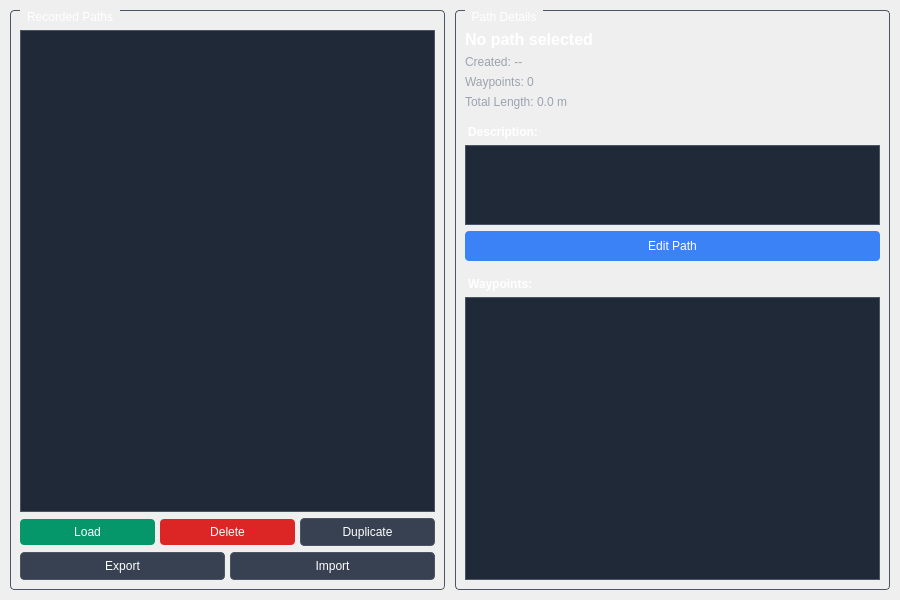
<?xml version="1.0" encoding="UTF-8"?>
<ui version="4.0">
 <class>RecordedPathsWidget</class>
 <widget class="QWidget" name="RecordedPathsWidget">
  <property name="geometry">
   <rect>
    <x>0</x>
    <y>0</y>
    <width>900</width>
    <height>600</height>
   </rect>
  </property>
  <property name="windowTitle">
   <string>Recorded Paths</string>
  </property>
  <layout class="QVBoxLayout" name="mainLayout">
   <property name="spacing">
    <number>10</number>
   </property>
   <property name="leftMargin">
    <number>10</number>
   </property>
   <property name="topMargin">
    <number>10</number>
   </property>
   <property name="rightMargin">
    <number>10</number>
   </property>
   <property name="bottomMargin">
    <number>10</number>
   </property>
   <item>
    <layout class="QHBoxLayout" name="contentLayout">
     <property name="spacing">
      <number>10</number>
     </property>
     <item>
      <widget class="QGroupBox" name="pathListGroup">
       <property name="minimumSize">
        <size>
         <width>300</width>
         <height>0</height>
        </size>
       </property>
       <property name="styleSheet">
        <string notr="true">QGroupBox { color: white; border: 1px solid #4b5563; border-radius: 4px; margin-top: 1ex; padding-top: 10px; } 
QGroupBox::title { subcontrol-origin: margin; left: 10px; padding: 0 5px 0 5px; }</string>
       </property>
       <property name="title">
        <string>Recorded Paths</string>
       </property>
       <layout class="QVBoxLayout" name="pathListLayout">
        <item>
         <widget class="QListWidget" name="pathList">
          <property name="styleSheet">
           <string notr="true">QListWidget { background-color: #1f2937; color: white; border: 1px solid #4b5563; } 
QListWidget::item { padding: 8px; border-bottom: 1px solid #374151; } 
QListWidget::item:hover { background-color: #374151; } 
QListWidget::item:selected { background-color: #3b82f6; }</string>
          </property>
         </widget>
        </item>
        <item>
         <layout class="QHBoxLayout" name="pathButtonsLayout">
          <property name="spacing">
           <number>5</number>
          </property>
          <item>
           <widget class="QPushButton" name="loadButton">
            <property name="styleSheet">
             <string notr="true">QPushButton { background-color: #059669; color: white; border: none; padding: 6px 12px; border-radius: 4px; } 
QPushButton:hover { background-color: #047857; } 
QPushButton:disabled { background-color: #374151; }</string>
            </property>
            <property name="text">
             <string>Load</string>
            </property>
           </widget>
          </item>
          <item>
           <widget class="QPushButton" name="deleteButton">
            <property name="styleSheet">
             <string notr="true">QPushButton { background-color: #dc2626; color: white; border: none; padding: 6px 12px; border-radius: 4px; } 
QPushButton:hover { background-color: #b91c1c; } 
QPushButton:disabled { background-color: #374151; }</string>
            </property>
            <property name="text">
             <string>Delete</string>
            </property>
           </widget>
          </item>
          <item>
           <widget class="QPushButton" name="duplicateButton">
            <property name="styleSheet">
             <string notr="true">QPushButton { background-color: #374151; color: white; border: 1px solid #4b5563; padding: 6px 12px; border-radius: 4px; } 
QPushButton:hover { background-color: #4b5563; } 
QPushButton:disabled { background-color: #1f2937; }</string>
            </property>
            <property name="text">
             <string>Duplicate</string>
            </property>
           </widget>
          </item>
         </layout>
        </item>
        <item>
         <layout class="QHBoxLayout" name="pathActionsLayout">
          <property name="spacing">
           <number>5</number>
          </property>
          <item>
           <widget class="QPushButton" name="exportButton">
            <property name="styleSheet">
             <string notr="true">QPushButton { background-color: #374151; color: white; border: 1px solid #4b5563; padding: 6px 12px; border-radius: 4px; } 
QPushButton:hover { background-color: #4b5563; } 
QPushButton:disabled { background-color: #1f2937; }</string>
            </property>
            <property name="text">
             <string>Export</string>
            </property>
           </widget>
          </item>
          <item>
           <widget class="QPushButton" name="importButton">
            <property name="styleSheet">
             <string notr="true">QPushButton { background-color: #374151; color: white; border: 1px solid #4b5563; padding: 6px 12px; border-radius: 4px; } 
QPushButton:hover { background-color: #4b5563; } 
QPushButton:disabled { background-color: #1f2937; }</string>
            </property>
            <property name="text">
             <string>Import</string>
            </property>
           </widget>
          </item>
         </layout>
        </item>
       </layout>
      </widget>
     </item>
     <item>
      <widget class="QGroupBox" name="pathDetailsGroup">
       <property name="styleSheet">
        <string notr="true">QGroupBox { color: white; border: 1px solid #4b5563; border-radius: 4px; margin-top: 1ex; padding-top: 10px; } 
QGroupBox::title { subcontrol-origin: margin; left: 10px; padding: 0 5px 0 5px; }</string>
       </property>
       <property name="title">
        <string>Path Details</string>
       </property>
       <layout class="QVBoxLayout" name="pathDetailsLayout">
        <item>
         <widget class="QLabel" name="pathNameLabel">
          <property name="styleSheet">
           <string notr="true">QLabel { color: white; font-size: 16px; font-weight: bold; }</string>
          </property>
          <property name="text">
           <string>No path selected</string>
          </property>
         </widget>
        </item>
        <item>
         <widget class="QLabel" name="pathCreatedLabel">
          <property name="styleSheet">
           <string notr="true">QLabel { color: #9ca3af; font-size: 12px; }</string>
          </property>
          <property name="text">
           <string>Created: --</string>
          </property>
         </widget>
        </item>
        <item>
         <widget class="QLabel" name="pathPointCountLabel">
          <property name="styleSheet">
           <string notr="true">QLabel { color: #9ca3af; }</string>
          </property>
          <property name="text">
           <string>Waypoints: 0</string>
          </property>
         </widget>
        </item>
        <item>
         <widget class="QLabel" name="pathLengthLabel">
          <property name="styleSheet">
           <string notr="true">QLabel { color: #9ca3af; }</string>
          </property>
          <property name="text">
           <string>Total Length: 0.0 m</string>
          </property>
         </widget>
        </item>
        <item>
         <widget class="QLabel" name="pathDescriptionTitleLabel">
          <property name="styleSheet">
           <string notr="true">QLabel { color: white; font-weight: bold; margin-top: 10px; }</string>
          </property>
          <property name="text">
           <string>Description:</string>
          </property>
         </widget>
        </item>
        <item>
         <widget class="QTextEdit" name="pathDescriptionEdit">
          <property name="maximumSize">
           <size>
            <width>16777215</width>
            <height>80</height>
           </size>
          </property>
          <property name="styleSheet">
           <string notr="true">QTextEdit { background-color: #1f2937; color: white; border: 1px solid #4b5563; padding: 5px; }</string>
          </property>
          <property name="readOnly">
           <bool>true</bool>
          </property>
         </widget>
        </item>
        <item>
         <widget class="QPushButton" name="editPathButton">
          <property name="styleSheet">
           <string notr="true">QPushButton { background-color: #3b82f6; color: white; border: none; padding: 8px; border-radius: 4px; } 
QPushButton:hover { background-color: #2563eb; } 
QPushButton:disabled { background-color: #374151; }</string>
          </property>
          <property name="text">
           <string>Edit Path</string>
          </property>
         </widget>
        </item>
        <item>
         <widget class="QLabel" name="waypointsTitleLabel">
          <property name="styleSheet">
           <string notr="true">QLabel { color: white; font-weight: bold; margin-top: 10px; }</string>
          </property>
          <property name="text">
           <string>Waypoints:</string>
          </property>
         </widget>
        </item>
        <item>
         <widget class="QListWidget" name="waypointDetailsList">
          <property name="styleSheet">
           <string notr="true">QListWidget { background-color: #1f2937; color: white; border: 1px solid #4b5563; font-family: monospace; font-size: 11px; } 
QListWidget::item { padding: 4px; }</string>
          </property>
         </widget>
        </item>
       </layout>
      </widget>
     </item>
    </layout>
   </item>
  </layout>
 </widget>
 <resources/>
 <connections/>
</ui>
